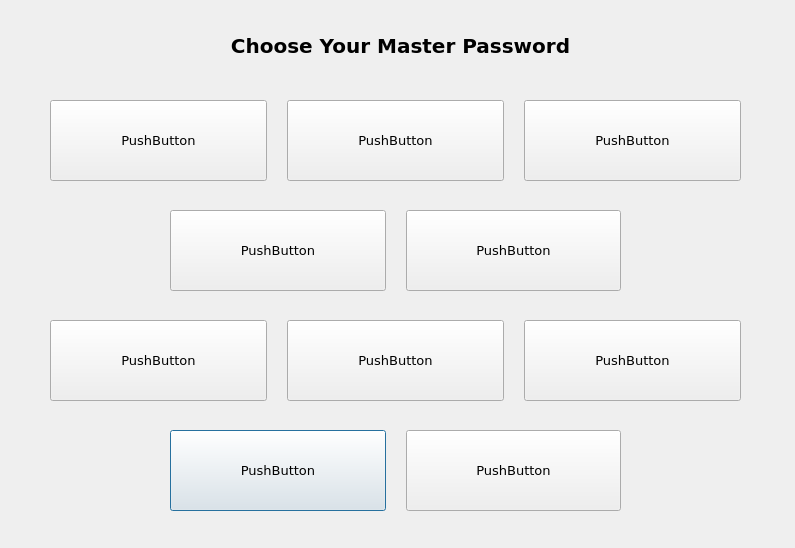
<?xml version="1.0" encoding="UTF-8"?>
<ui version="4.0">
 <class>SelectPasswordDialog</class>
 <widget class="QDialog" name="SelectPasswordDialog">
  <property name="geometry">
   <rect>
    <x>0</x>
    <y>0</y>
    <width>795</width>
    <height>548</height>
   </rect>
  </property>
  <property name="windowTitle">
   <string>Dialog</string>
  </property>
  <widget class="QLabel" name="titleLabel">
   <property name="geometry">
    <rect>
     <x>190</x>
     <y>20</y>
     <width>421</width>
     <height>51</height>
    </rect>
   </property>
   <property name="font">
    <font>
     <family>Verdana</family>
     <pointsize>15</pointsize>
     <bold>true</bold>
    </font>
   </property>
   <property name="text">
    <string>Choose Your Master Password</string>
   </property>
   <property name="alignment">
    <set>Qt::AlignCenter</set>
   </property>
  </widget>
  <widget class="QWidget" name="layoutWidget">
   <property name="geometry">
    <rect>
     <x>170</x>
     <y>430</y>
     <width>451</width>
     <height>81</height>
    </rect>
   </property>
   <property name="font">
    <font>
     <family>Verdana</family>
     <pointsize>10</pointsize>
    </font>
   </property>
   <layout class="QHBoxLayout" name="horizontalLayout_3">
    <property name="spacing">
     <number>20</number>
    </property>
    <item>
     <widget class="QPushButton" name="pwdButton9">
      <property name="sizePolicy">
       <sizepolicy hsizetype="Minimum" vsizetype="Minimum">
        <horstretch>0</horstretch>
        <verstretch>0</verstretch>
       </sizepolicy>
      </property>
      <property name="font">
       <font>
        <family>Verdana</family>
        <pointsize>10</pointsize>
       </font>
      </property>
      <property name="text">
       <string>PushButton</string>
      </property>
     </widget>
    </item>
    <item>
     <widget class="QPushButton" name="pwdButton10">
      <property name="sizePolicy">
       <sizepolicy hsizetype="Minimum" vsizetype="Minimum">
        <horstretch>0</horstretch>
        <verstretch>0</verstretch>
       </sizepolicy>
      </property>
      <property name="font">
       <font>
        <family>Verdana</family>
        <pointsize>10</pointsize>
       </font>
      </property>
      <property name="text">
       <string>PushButton</string>
      </property>
     </widget>
    </item>
   </layout>
  </widget>
  <widget class="QWidget" name="layoutWidget_2">
   <property name="geometry">
    <rect>
     <x>50</x>
     <y>320</y>
     <width>691</width>
     <height>81</height>
    </rect>
   </property>
   <property name="font">
    <font>
     <family>Verdana</family>
     <pointsize>10</pointsize>
    </font>
   </property>
   <layout class="QHBoxLayout" name="horizontalLayout_4">
    <property name="spacing">
     <number>20</number>
    </property>
    <item>
     <widget class="QPushButton" name="pwdButton6">
      <property name="sizePolicy">
       <sizepolicy hsizetype="Minimum" vsizetype="Minimum">
        <horstretch>0</horstretch>
        <verstretch>0</verstretch>
       </sizepolicy>
      </property>
      <property name="font">
       <font>
        <family>Verdana</family>
        <pointsize>10</pointsize>
       </font>
      </property>
      <property name="text">
       <string>PushButton</string>
      </property>
     </widget>
    </item>
    <item>
     <widget class="QPushButton" name="pwdButton7">
      <property name="sizePolicy">
       <sizepolicy hsizetype="Minimum" vsizetype="Minimum">
        <horstretch>0</horstretch>
        <verstretch>0</verstretch>
       </sizepolicy>
      </property>
      <property name="font">
       <font>
        <family>Verdana</family>
        <pointsize>10</pointsize>
       </font>
      </property>
      <property name="text">
       <string>PushButton</string>
      </property>
     </widget>
    </item>
    <item>
     <widget class="QPushButton" name="pwdButton8">
      <property name="sizePolicy">
       <sizepolicy hsizetype="Minimum" vsizetype="Minimum">
        <horstretch>0</horstretch>
        <verstretch>0</verstretch>
       </sizepolicy>
      </property>
      <property name="font">
       <font>
        <family>Verdana</family>
        <pointsize>10</pointsize>
       </font>
      </property>
      <property name="text">
       <string>PushButton</string>
      </property>
     </widget>
    </item>
   </layout>
  </widget>
  <widget class="QWidget" name="">
   <property name="geometry">
    <rect>
     <x>170</x>
     <y>210</y>
     <width>451</width>
     <height>81</height>
    </rect>
   </property>
   <property name="font">
    <font>
     <family>Verdana</family>
     <pointsize>10</pointsize>
    </font>
   </property>
   <layout class="QHBoxLayout" name="horizontalLayout_2">
    <property name="spacing">
     <number>20</number>
    </property>
    <item>
     <widget class="QPushButton" name="pwdButton4">
      <property name="sizePolicy">
       <sizepolicy hsizetype="Minimum" vsizetype="Minimum">
        <horstretch>0</horstretch>
        <verstretch>0</verstretch>
       </sizepolicy>
      </property>
      <property name="font">
       <font>
        <family>Verdana</family>
        <pointsize>10</pointsize>
       </font>
      </property>
      <property name="text">
       <string>PushButton</string>
      </property>
     </widget>
    </item>
    <item>
     <widget class="QPushButton" name="pwdButton5">
      <property name="sizePolicy">
       <sizepolicy hsizetype="Minimum" vsizetype="Minimum">
        <horstretch>0</horstretch>
        <verstretch>0</verstretch>
       </sizepolicy>
      </property>
      <property name="font">
       <font>
        <family>Verdana</family>
        <pointsize>10</pointsize>
       </font>
      </property>
      <property name="text">
       <string>PushButton</string>
      </property>
     </widget>
    </item>
   </layout>
  </widget>
  <widget class="QWidget" name="">
   <property name="geometry">
    <rect>
     <x>50</x>
     <y>100</y>
     <width>691</width>
     <height>81</height>
    </rect>
   </property>
   <property name="font">
    <font>
     <family>Verdana</family>
     <pointsize>10</pointsize>
    </font>
   </property>
   <layout class="QHBoxLayout" name="horizontalLayout">
    <property name="spacing">
     <number>20</number>
    </property>
    <item>
     <widget class="QPushButton" name="pwdButton1">
      <property name="sizePolicy">
       <sizepolicy hsizetype="Minimum" vsizetype="Minimum">
        <horstretch>0</horstretch>
        <verstretch>0</verstretch>
       </sizepolicy>
      </property>
      <property name="font">
       <font>
        <family>Verdana</family>
        <pointsize>10</pointsize>
       </font>
      </property>
      <property name="text">
       <string>PushButton</string>
      </property>
     </widget>
    </item>
    <item>
     <widget class="QPushButton" name="pwdButton2">
      <property name="sizePolicy">
       <sizepolicy hsizetype="Minimum" vsizetype="Minimum">
        <horstretch>0</horstretch>
        <verstretch>0</verstretch>
       </sizepolicy>
      </property>
      <property name="font">
       <font>
        <family>Verdana</family>
        <pointsize>10</pointsize>
       </font>
      </property>
      <property name="text">
       <string>PushButton</string>
      </property>
     </widget>
    </item>
    <item>
     <widget class="QPushButton" name="pwdButton3">
      <property name="sizePolicy">
       <sizepolicy hsizetype="Minimum" vsizetype="Minimum">
        <horstretch>0</horstretch>
        <verstretch>0</verstretch>
       </sizepolicy>
      </property>
      <property name="font">
       <font>
        <family>Verdana</family>
        <pointsize>10</pointsize>
       </font>
      </property>
      <property name="text">
       <string>PushButton</string>
      </property>
     </widget>
    </item>
   </layout>
  </widget>
 </widget>
 <resources/>
 <connections/>
</ui>
